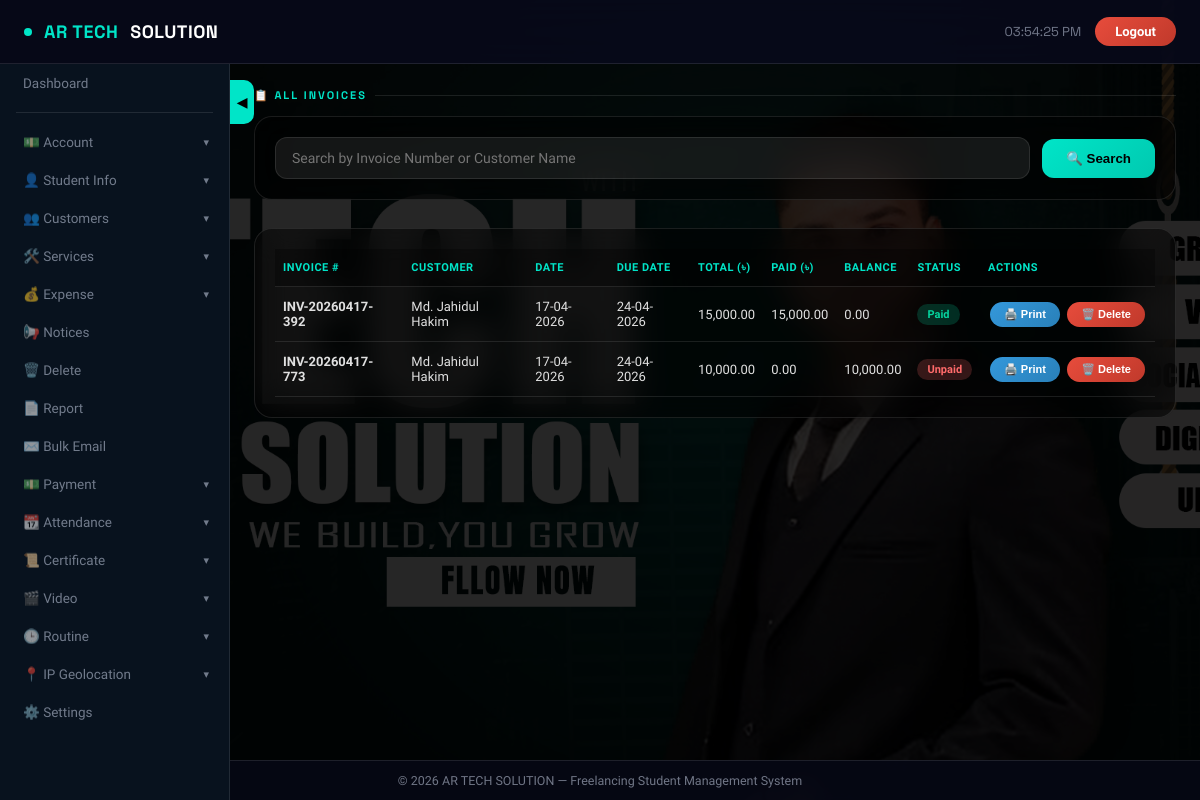
/admin/invoice_list.php (signed in), run on an earlier commit of the app's database.
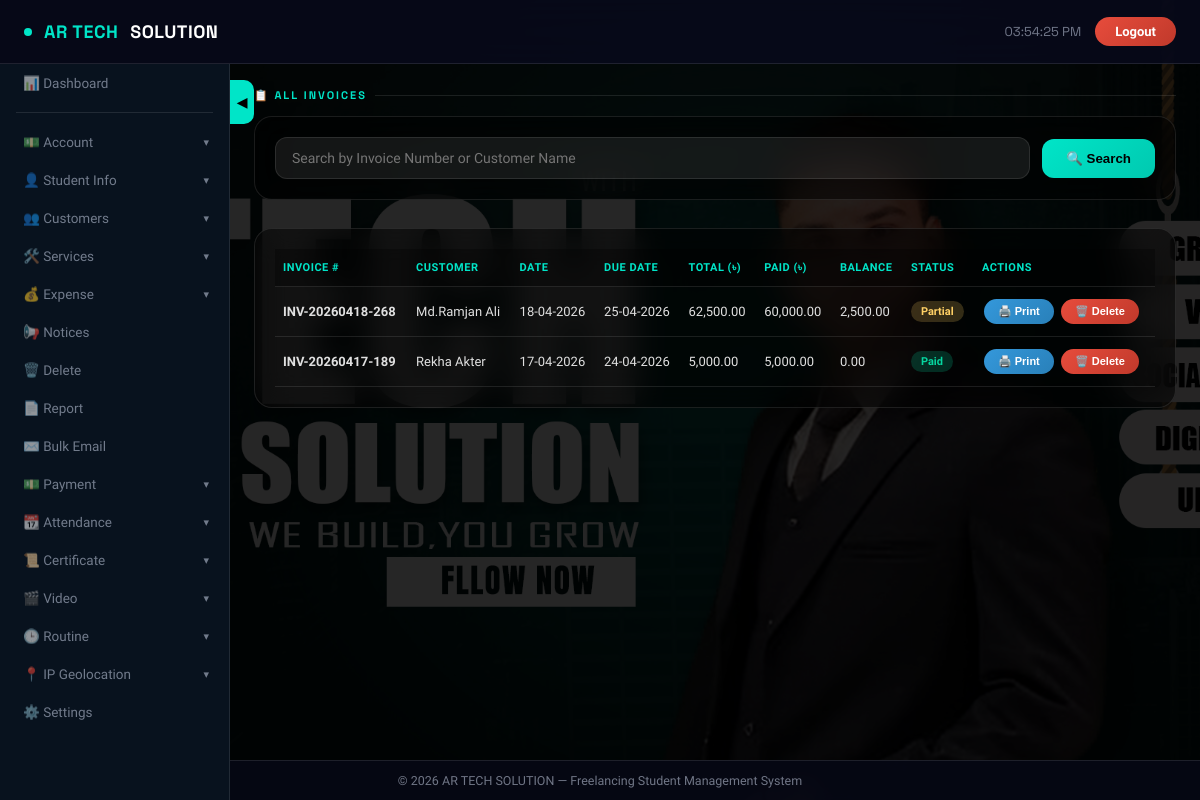
And on a later commit of the database.
### tables this page shows
CREATE TABLE `invoices_new` (
  `id` int(11) NOT NULL,
  `invoice_number` varchar(20) DEFAULT NULL,
  `customer_id` int(11) NOT NULL,
  `invoice_date` date DEFAULT NULL,
  `due_date` date DEFAULT NULL,
  `subtotal` decimal(10,2) DEFAULT NULL,
  `discount` decimal(10,2) DEFAULT 0.00,
  `total` decimal(10,2) DEFAULT NULL,
  `paid_amount` decimal(10,2) DEFAULT 0.00,
  `notes` text DEFAULT NULL,
  `status` enum('unpaid','paid','partial','cancelled') DEFAULT 'unpaid',
  `created_at` timestamp NOT NULL DEFAULT current_timestamp()
);

CREATE TABLE `customers` (
  `id` int(11) NOT NULL,
  `name` varchar(255) NOT NULL,
  `email` varchar(255) DEFAULT NULL,
  `phone` varchar(50) DEFAULT NULL,
  `address` text DEFAULT NULL,
  `created_at` timestamp NOT NULL DEFAULT current_timestamp()
);

### admin/config.php (called while the page is built, shortened)
<?php
if (!isset($conn)) {
    $conn = new mysqli("localhost", "root", "", "freelancing");
}
$settings = [];
$result = $conn->query("SELECT setting_key, setting_value FROM app_settings");
if ($result) {
    while ($row = $result->fetch_assoc()) {
        $settings[$row['setting_key']] = $row['setting_value'];
    }
}
$dark_mode = isset($settings['dark_mode']) && $settings['dark_mode'] == '1';
$sidebar_labels = isset($settings['sidebar_labels']) ? json_decode($settings['sidebar_labels'], true) : [];
function get_sidebar_label($key, $default) {
    global $sidebar_labels;
    return isset($sidebar_labels[$key]) && !empty($sidebar_labels[$key])
           ? htmlspecialchars($sidebar_labels[$key])
           : $default;
}
?>

### admin/invoice_list.php (the view, shortened to what the changed rows need)
<?php
require_once 'config.php';
$search = trim($_GET['search'] ?? '');
$where = "";
$sql = "SELECT i.*, c.name as customer_name
        FROM invoices_new i
        JOIN customers c ON i.customer_id = c.id
        $where
        ORDER BY i.id DESC";
$stmt = $conn->prepare($sql);
$stmt->execute();
$invoices = $stmt->get_result()->fetch_all(MYSQLI_ASSOC);
?>
<!DOCTYPE html>
<html lang="en">
<head>
</head>
<body class="<?php echo $dark_mode ? 'dark-mode' : ''; ?>">
<?php
include 'navigation.php';
?>
<main class="main" id="mainContent">
    <div class="table-card">
        <div style="overflow-x: auto;">
            <table>
                <thead>
                    <tr>
                        <th>Invoice #</th><th>Customer</th><th>Date</th><th>Due Date</th>
                        <th>Total (৳)</th><th>Paid (৳)</th><th>Balance</th><th>Status</th><th>Actions</th>
                    </tr>
                </thead>
                <tbody>
                    <?php if (empty($invoices)): ?>
                        <tr class="empty-row"><td colspan="9">No invoices found.<?php echo !empty($search) ? ' Try a different search.' : ''; ?></td></tr>
                    <?php else: ?>
                        <?php foreach ($invoices as $inv):
                            $balance = $inv['total'] - $inv['paid_amount'];
                            $statusClass = '';
                            if ($inv['status'] == 'paid') $statusClass = 'badge-paid';
                            elseif ($inv['status'] == 'unpaid') $statusClass = 'badge-unpaid';
                            elseif ($inv['status'] == 'partial') $statusClass = 'badge-partial';
                            else $statusClass = 'badge-cancelled';
                        ?>
                            <tr>
                                <td><strong><?php echo htmlspecialchars($inv['invoice_number']); ?></strong></td>
                                <td><?php echo htmlspecialchars($inv['customer_name']); ?></td>
                                <td><?php echo date('d-m-Y', strtotime($inv['invoice_date'])); ?></td>
                                <td><?php echo date('d-m-Y', strtotime($inv['due_date'])); ?></td>
                                <td><?php echo number_format($inv['total'], 2); ?></td>
                                <td><?php echo number_format($inv['paid_amount'], 2); ?></td>
                                <td><?php echo number_format($balance, 2); ?></td>
                                <td><span class="badge <?php echo $statusClass; ?>"><?php echo ucfirst($inv['status']); ?></span></td>
                                <td class="actions">
                                    <button class="btn-print" onclick="printInvoice(<?php echo $inv['id']; ?>)">🖨️ Print</button>
                                    <button class="btn-delete" onclick="deleteInvoice(<?php echo $inv['id']; ?>, '<?php echo htmlspecialchars($inv['invoice_number']); ?>')">🗑️ Delete</button>
                                </td>
                            </tr>
                        <?php endforeach; ?>
                    <?php endif; ?>
                </tbody>
            </table>
        </div>
    </div>
</main>
</body>
</html>

### admin/navigation.php (shortened to what the changed rows need)
<aside class="sidebar" id="sidebar">
    <a href="dashboard.php"><?php echo get_sidebar_label('dashboard', '📊 Dashboard'); ?></a>
    <div class="sidebar-divider"></div>
    <div class="menu-group">
        <div class="menu-toggle"><?php echo get_sidebar_label('account', '💵 Account'); ?> <span class="menu-arrow">▾</span></div>
    </div>
    <div class="menu-group">
        <div class="menu-toggle"><?php echo get_sidebar_label('student_info', '👤 Student Info'); ?> <span class="menu-arrow">▾</span></div>
    </div>
    <div class="menu-group">
        <div class="menu-toggle"><?php echo get_sidebar_label('customers', '👥 Customers'); ?> <span class="menu-arrow">▾</span></div>
    </div>
    <div class="menu-group">
        <div class="menu-toggle"><?php echo get_sidebar_label('services', '🛠️ Services'); ?> <span class="menu-arrow">▾</span></div>
    </div>
    <div class="menu-group">
        <div class="menu-toggle"><?php echo get_sidebar_label('expense', '💰 Expense'); ?> <span class="menu-arrow">▾</span></div>
    </div>
        <a href="notices.php"><?php echo get_sidebar_label('notices', '📢 Notices'); ?></a>
    <a href="delete.php"><?php echo get_sidebar_label('delete', '🗑️ Delete'); ?></a>
    <a href="report.php"><?php echo get_sidebar_label('report', '📄 Report'); ?></a>
    <a href="bulk_email.php"><?php echo get_sidebar_label('Bulk_Email', '✉️ Bulk Email'); ?></a>
    <div class="menu-group">
        <div class="menu-toggle"><?php echo get_sidebar_label('payment', '💵 Payment'); ?> <span class="menu-arrow">▾</span></div>
    </div>
    <div class="menu-group">
        <div class="menu-toggle"><?php echo get_sidebar_label('attendance', '📆 Attendance'); ?> <span class="menu-arrow">▾</span></div>
    </div>
    <div class="menu-group">
        <div class="menu-toggle"><?php echo get_sidebar_label('certificate', '📜 Certificate'); ?> <span class="menu-arrow">▾</span></div>
    </div>
    <div class="menu-group">
        <div class="menu-toggle"><?php echo get_sidebar_label('video', '🎬 Video'); ?> <span class="menu-arrow">▾</span></div>
    </div>
    <div class="menu-group">
        <div class="menu-toggle"><?php echo get_sidebar_label('routine', '🕒 Routine'); ?> <span class="menu-arrow">▾</span></div>
    </div>
    <div class="menu-group">
        <div class="menu-toggle"><?php echo get_sidebar_label('iplocator', '📍 IP Geolocation'); ?> <span class="menu-arrow">▾</span></div>
    </div>
    <a href="settings.php"><?php echo get_sidebar_label('settings', '⚙️ Settings'); ?></a>
</aside>

What changed in the data, as far as the page shows it:
removed invoices_new: invoice_number "INV-20260417-392", customer.name "Md. Jahidul Hakim", invoice_date "17-04-2026", due_date "24-04-2026", total "15,000.00", paid_amount "15,000.00", balance "0.00", status "Paid"
removed invoices_new: invoice_number "INV-20260417-773", customer.name "Md. Jahidul Hakim", invoice_date "17-04-2026", due_date "24-04-2026", total "10,000.00", paid_amount "0.00", balance "10,000.00", status "Unpaid"
added invoices_new: invoice_number "INV-20260418-268", customer.name "Md.Ramjan Ali", invoice_date "18-04-2026", due_date "25-04-2026", total "62,500.00", paid_amount "60,000.00", balance "2,500.00", status "Partial"
added invoices_new: invoice_number "INV-20260417-189", customer.name "Rekha Akter", invoice_date "17-04-2026", due_date "24-04-2026", total "5,000.00", paid_amount "5,000.00", balance "0.00", status "Paid"
Also different on the page:
get_sidebar_label('dashboard', '📊 Dashboard'): "Dashboard" → "📊 Dashboard"
